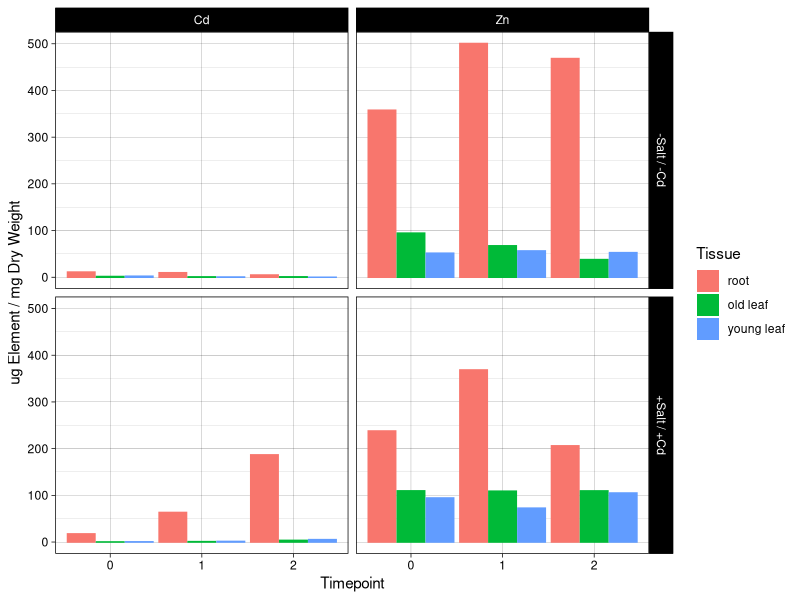
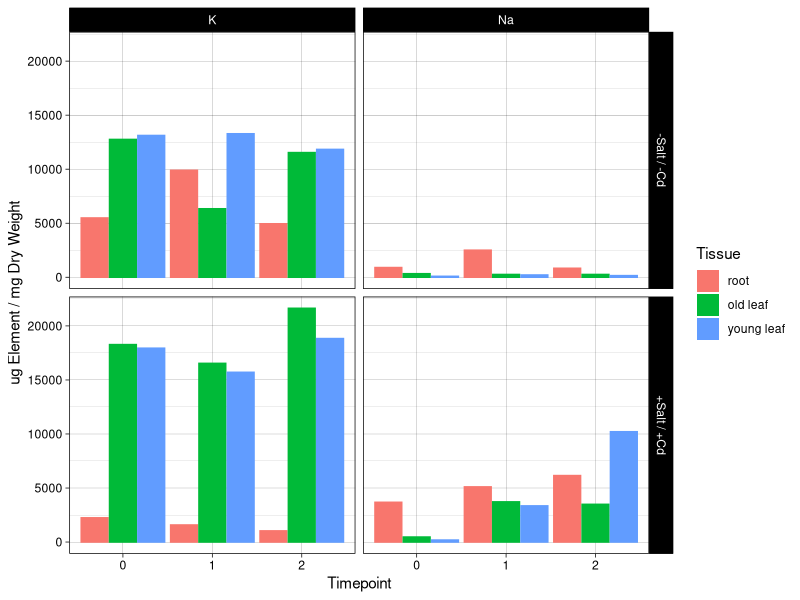
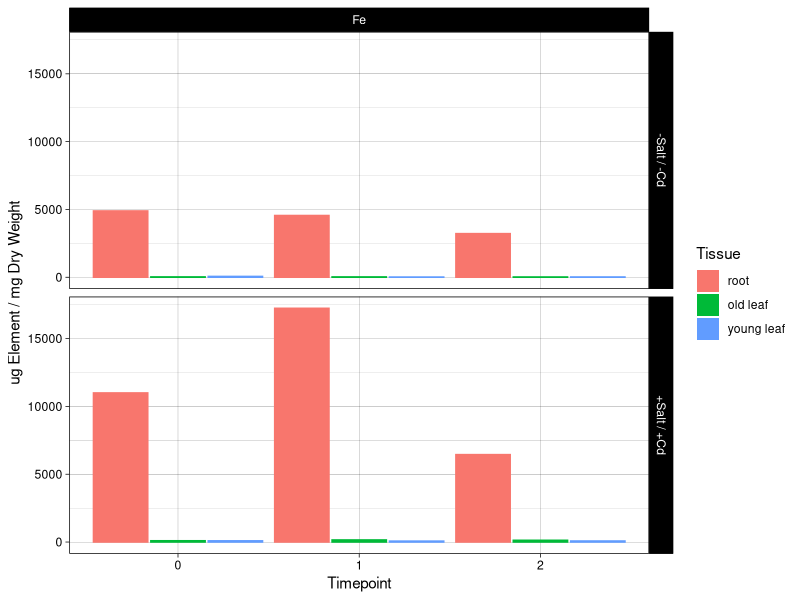
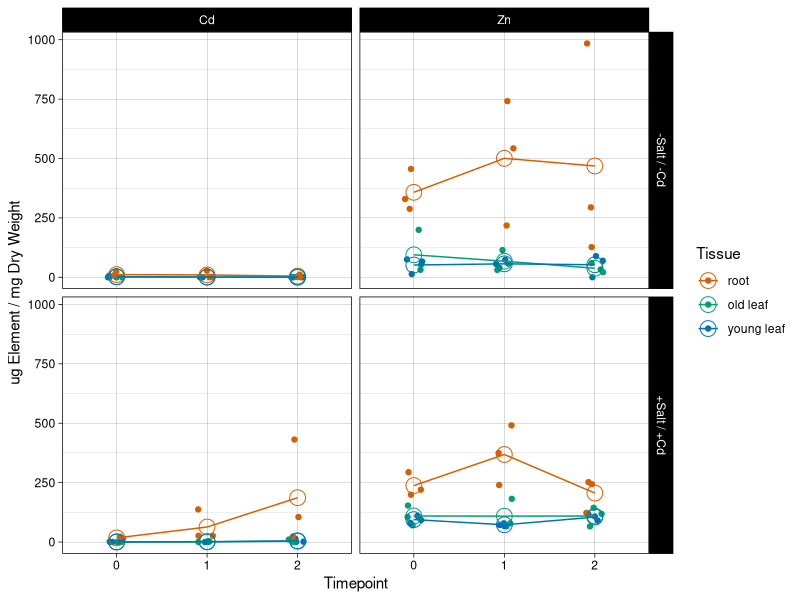
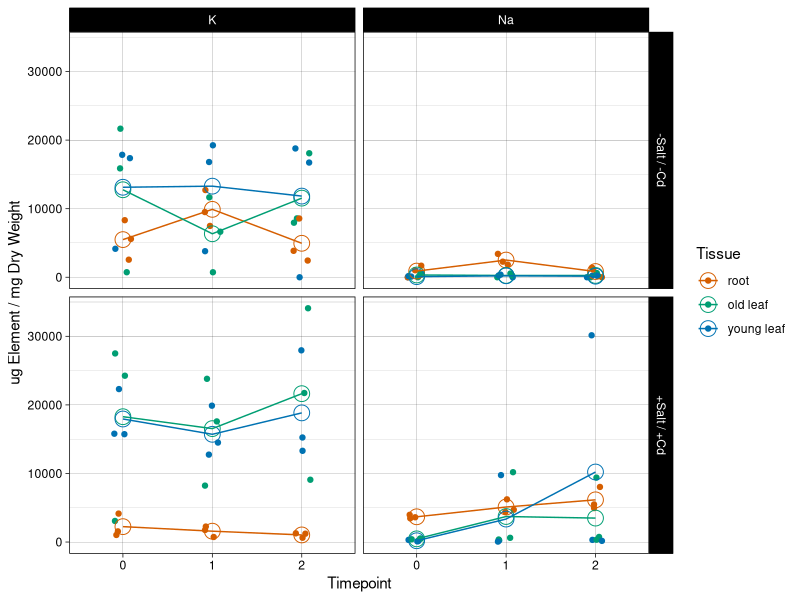
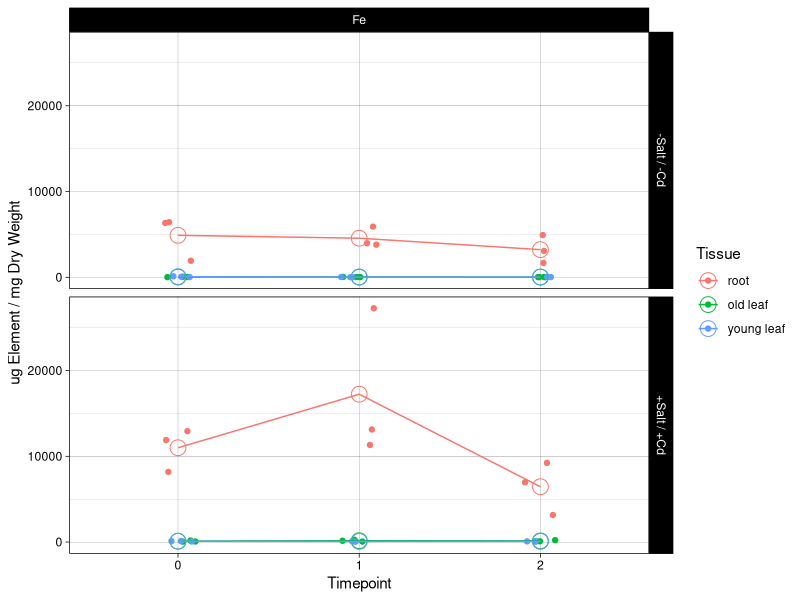
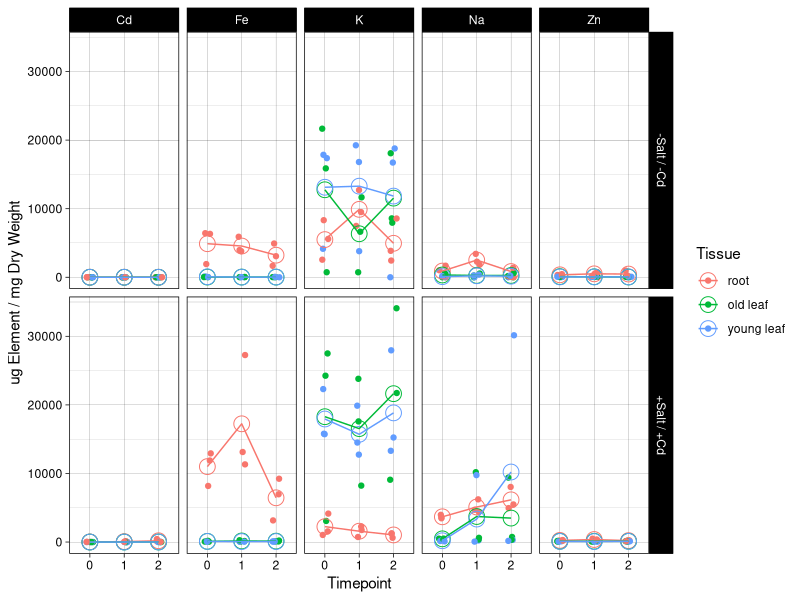

The R source for these figures, in order:
library(tidyverse)
library(cowplot)
library(Hmisc)


# setwd("/Users/shawnt/Downloads/CakilePrelim/4-25Run/")
setwd("~/Desktop//CakilePrelim/4-25Run/")

cddat <- read_tsv("Cd.txt")
nadat <- read_tsv("Na.txt")
kdat <- read_tsv("K.txt")
fedat <- read_tsv("Fe.txt")
zndat <- read_tsv("Zn.txt")

#Calibration avgs: neg control of nitric acid dilution in miliq water
cdcalib <- 0.004445367
fecalib <- 0.021589123
kcalib <- 0.047471455
nacalib <- 0.362970374
zncalib <- 0.006968769

#adjust concentrations with calibration
cddat2 <- 
  cddat %>%
  mutate(CorConc = ConcSamp - cdcalib)

fedat2 <- 
  fedat %>%
  mutate(CorConc = ConcSamp - fecalib)

kdat2 <- 
  kdat %>%
  mutate(CorConc = ConcSamp - kcalib)

nadat2 <- 
  nadat %>%
  mutate(CorConc = ConcSamp - nacalib)

zndat2 <- 
  zndat %>%
  mutate(CorConc = ConcSamp - zncalib)

alldat <- rbind(cddat2, nadat2, kdat2, fedat2, zndat2)

alldat[alldat < 0] <- 0

view(alldat)

alldat2 <-
  alldat %>% 
  mutate(ugElementPermgDW = ((CorConc * 6) * (1/VolDigestUsed))/DryWeight) %>% 
  mutate(ugElement = ((CorConc * 6) * (1/VolDigestUsed))) %>% 
  mutate(TissueType = fct_relevel(TissueType, "root", "old leaf", "young leaf")) %>% 
  mutate(Salt = as_factor(Salt), 
         Cadmium = as_factor(Cadmium))



write_csv(alldat2, "4-25-cleaneddat.csv")

view(alldat2)

#new labels for facet
treatment.labs <- c("-Salt / -Cd", "+Salt / +Cd")
names(treatment.labs) <- c("0", "1")

#bar
alldat2 %>% 
  filter(Element == "Cd" | Element == "Zn" ) %>% 
  ggplot(aes(x = as_factor(Timepoint), y = ugElementPermgDW, color = TissueType, fill = TissueType, group = TissueType), color = TissueType) +
  stat_summary(fun.y = mean, position=position_dodge(width=0.95), geom = "bar") +
  facet_grid(Salt ~ Element, labeller = labeller(Salt = treatment.labs)) +
  labs(x = "Timepoint", y = "ug Element / mg Dry Weight", fill = "Tissue") +
  guides(color = FALSE) +
  theme_linedraw()

alldat2 %>% 
  filter(Element == "Na" | Element == "K" ) %>% 
  ggplot(aes(x = as_factor(Timepoint), y = ugElementPermgDW, fill = TissueType, color = TissueType, group = TissueType)) +
  stat_summary(fun.y = mean, position=position_dodge(width=0.95), geom = "bar") +
  facet_grid(Salt ~ Element, labeller = labeller(Salt = treatment.labs)) +
  labs(x = "Timepoint", y = "ug Element / mg Dry Weight", fill = "Tissue") +
  guides(color = FALSE) +
  theme_linedraw()

alldat2 %>% 
  filter(Element == "Fe") %>% 
  ggplot(aes(x = as_factor(Timepoint), y = ugElementPermgDW, fill = TissueType, color = TissueType, group = TissueType)) +
  stat_summary(fun.y = mean, position=position_dodge(width=0.95), geom = "bar") +
  facet_grid(Salt ~ Element, labeller = labeller(Salt = treatment.labs)) +
  labs(x = "Timepoint", y = "ug Element / mg Dry Weight", fill = "Tissue") +
  guides(color = FALSE) +
  theme_linedraw()

#line + mean + points
mycols <- c("#D55E00", "#009E73", "#0072B2")

alldat2 %>% 
  filter(Element == "Cd" | Element == "Zn" ) %>% 
  ggplot(aes(x = as_factor(Timepoint), y = ugElementPermgDW, color = TissueType, group = TissueType)) +
  geom_jitter(width = 0.1) + 
  stat_summary(fun.y = "mean", geom = "point", pch=21, size=5) +
  stat_summary(fun.y = "mean", geom = "line") +
  #stat_summary(fun.data = "mean_cl_boot") +
  facet_grid(Salt ~ Element, labeller = labeller(Salt = treatment.labs)) +
  labs(x = "Timepoint", y = "ug Element / mg Dry Weight", color = "Tissue") + 
  scale_color_manual(values = mycols) + theme_linedraw()
#####Check this diff theme and color palette now


alldat2 %>% 
  filter(Element == "Na" | Element == "K" ) %>% 
  ggplot(aes(x = as_factor(Timepoint), y = ugElementPermgDW, color = TissueType, group = TissueType)) +
  geom_jitter(width = 0.1) + 
  stat_summary(fun.y = "mean", geom = "point", pch=21, size=5) +
  stat_summary(fun.y = "mean", geom = "line") +
  #stat_summary(fun.data = "mean_cl_boot") +
  facet_grid(Salt ~ Element, labeller = labeller(Salt = treatment.labs)) +
  labs(x = "Timepoint", y = "ug Element / mg Dry Weight", color = "Tissue") +
  scale_color_manual(values = mycols) + theme_linedraw()

alldat2 %>% 
  filter(Element == "Fe") %>% 
  ggplot(aes(x = as_factor(Timepoint), y = ugElementPermgDW, color = TissueType, group = TissueType)) +
  geom_jitter(width = 0.1) + 
  stat_summary(fun.y = "mean", geom = "point", pch=21, size=5) +
  stat_summary(fun.y = "mean", geom = "line") +
  #stat_summary(fun.data = "mean_cl_boot") +
  facet_grid(Salt ~ Element, labeller = labeller(Salt = treatment.labs)) +
  labs(x = "Timepoint", y = "ug Element / mg Dry Weight", color = "Tissue") +
  theme_linedraw()

#line + mean + points all elements
alldat2 %>% 
  ggplot(aes(x = as_factor(Timepoint), y = ugElementPermgDW, color = TissueType, group = TissueType)) +
  geom_jitter(width = 0.1) + 
  stat_summary(fun.y = "mean", geom = "point", pch=21, size=5) +
  stat_summary(fun.y = "mean", geom = "line") +
  #stat_summary(fun.data = "mean_cl_boot") +
  facet_grid(Salt ~ Element, labeller = labeller(Salt = treatment.labs)) +
  labs(x = "Timepoint", y = "ug Element / mg Dry Weight", color = "Tissue") +
  theme_linedraw()
